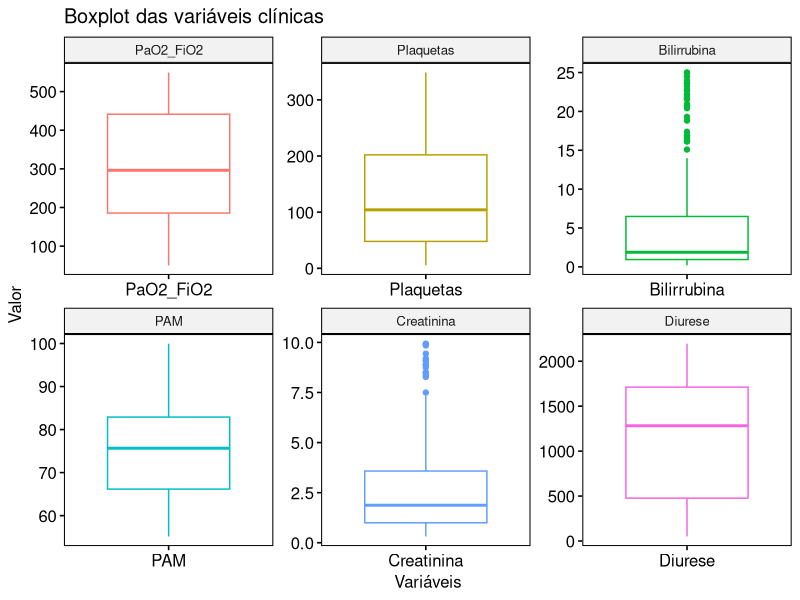
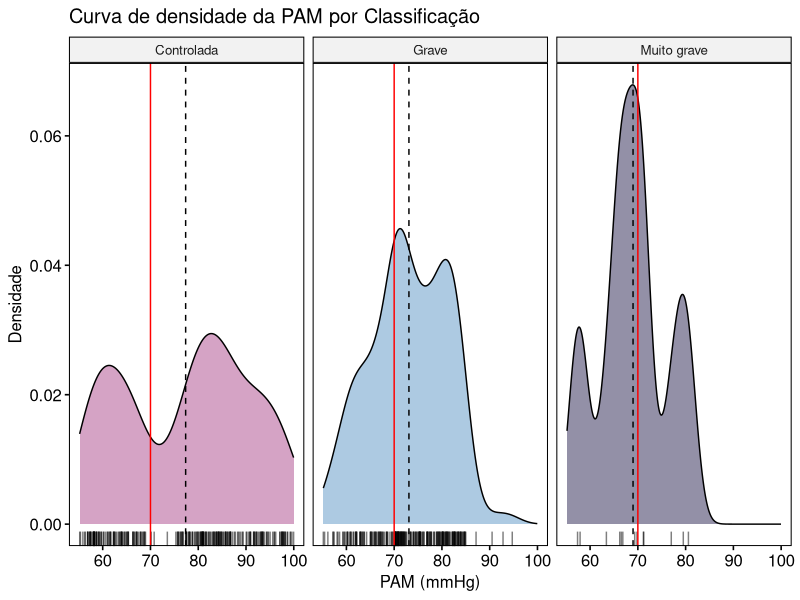
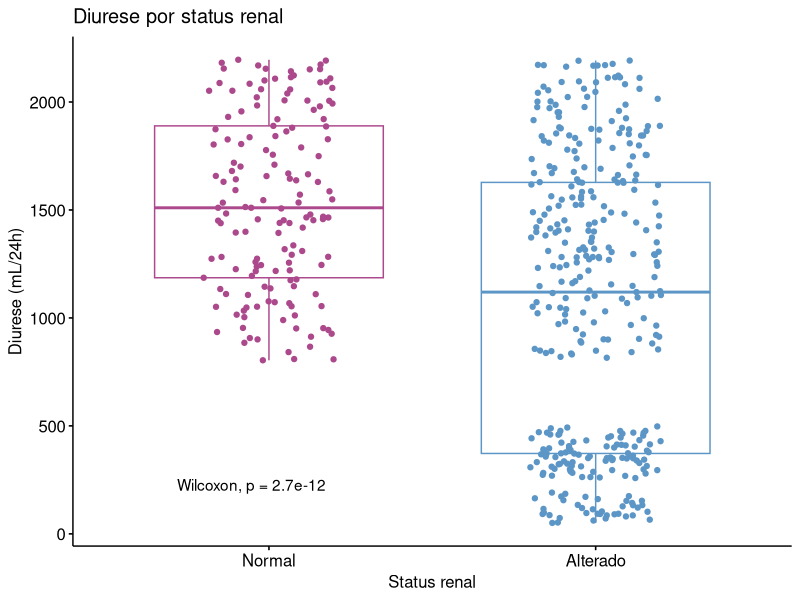
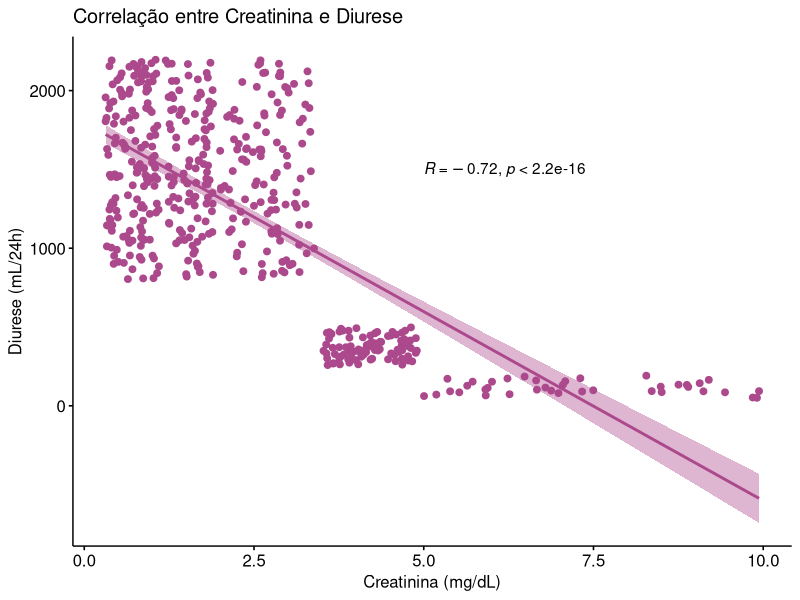
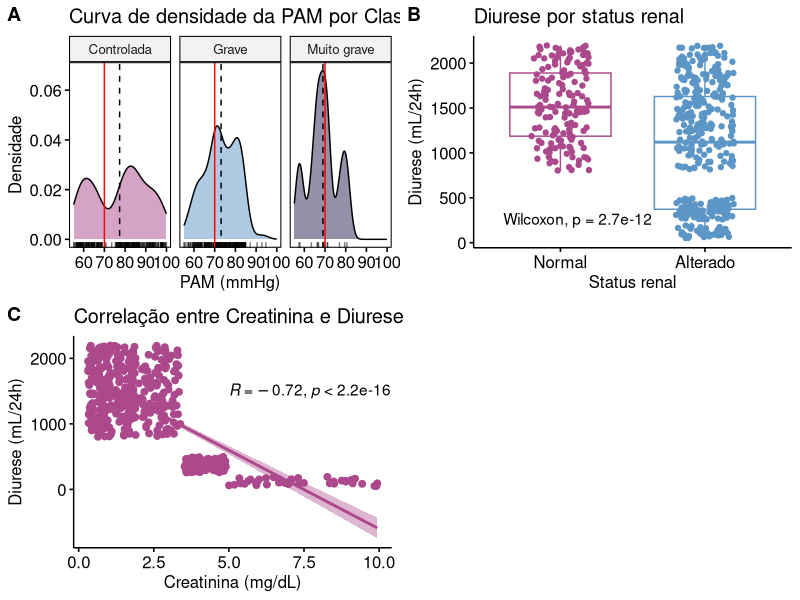

The R source for these figures, in order:
## ---- chunk 1
library(tidyverse)
library(ggpubr)

colors_sofa <- c("#AC498C", "#5C96C6", "#282250", "#4AC4DE", "#E8A5C8", "#F4EEF8")
## ---- chunk 2
df <- read.csv("data/SOFA_db.csv")
head(df)
## ---- chunk 3
str(df)
## ---- chunk 4
summary(df)
## ---- chunk 5
# quantidade de pacientes em cada classificação
table(df$Classificacao)
## ---- chunk 6
dados_longos <- df %>%
  pivot_longer(
    cols = c(PaO2_FiO2, Plaquetas, Bilirrubina, PAM, Creatinina, Diurese),
    names_to = "variavel",
    values_to = "valor"
  )

descritiva_total <- dados_longos %>%
  group_by(variavel) %>%
  summarize(
    media   = mean(valor),
    dp      = sd(valor),
    mediana = median(valor),
    iqr     = IQR(valor),
    minimo  = min(valor),
    maximo  = max(valor)
  )

descritiva_total
## ---- chunk 7
descritiva_classificacao <- dados_longos %>%
  group_by(variavel, Classificacao) %>%
  summarize(
    media   = mean(valor),
    dp      = sd(valor),
    mediana = median(valor),
    iqr     = IQR(valor),
    minimo  = min(valor),
    maximo  = max(valor)
  )

descritiva_classificacao
## ---- chunk 8
normalidade <- dados_longos %>%
  group_by(variavel) %>%
  summarize(
    media         = mean(valor),
    mediana       = median(valor),
    media_mediana = mean(valor) - median(valor),
    p_shapiro     = shapiro.test(valor)$p.value
  ) %>%
  mutate(normal = if_else(p_shapiro > 0.05, "Sim", "Não"))

normalidade
## ---- chunk 9
ggboxplot(dados_longos,
          x = "variavel",
          y = "valor",
          color = "variavel",
          facet.by = "variavel",
          scales = "free",
          title = "Boxplot das variáveis clínicas",
          xlab = "Variáveis",
          ylab = "Valor") +
  rremove("legend")
## ---- chunk 10
# Bilirrubina
limite_bili <- quantile(df$Bilirrubina, 0.75) + 1.5 * IQR(df$Bilirrubina)
limite_bili

outliers_bili <- df %>%
  filter(Bilirrubina > limite_bili) %>%
  select(ID, Classificacao, Bilirrubina)

outliers_bili
table(outliers_bili$Classificacao)
## ---- chunk 11
# Creatinina
limite_crea <- quantile(df$Creatinina, 0.75) + 1.5 * IQR(df$Creatinina)
limite_crea

outliers_crea <- df %>%
  filter(Creatinina > limite_crea) %>%
  select(ID, Classificacao, Creatinina)

outliers_crea
table(outliers_crea$Classificacao)
## ---- chunk 12
table(outliers_bili$Classificacao)
table(outliers_crea$Classificacao)
## ---- chunk 13
intersect(outliers_bili$ID, outliers_crea$ID)
## ---- chunk 14
df <- df %>%
  mutate(Status_Renal = if_else(Creatinina >= 1.2 | Diurese < 500, "Alterado", "Normal"))
## ---- chunk 15
num_alterado = sum(df$Status_Renal == "Alterado")
num_normal = sum(df$Status_Renal == "Normal")

num_alterado / 500
num_normal / 500
## ---- chunk 16
# Status renal dentro de cada classificação
table(df$Classificacao, df$Status_Renal)
## ---- chunk 17
p1 = ggdensity(df,
          x = "PAM",
          fill = "Classificacao",
          facet.by = "Classificacao",
          palette = colors_sofa,
          rug = T,
          add = "mean",
          title = "Curva de densidade da PAM por Classificação",
          xlab = "PAM (mmHg)",
          ylab = "Densidade",
          ) + rremove("legend") + geom_vline(xintercept = 70, color = "red")
p1
## ---- chunk 18
p2 = ggboxplot(df,
          x = "Status_Renal",
          y = "Diurese",
          color = "Status_Renal",
          palette = colors_sofa,
          add = "jitter",
          title = "Diurese por status renal",
          xlab = "Status renal",
          ylab = "Diurese (mL/24h)") +
  rremove("legend") + 
  stat_compare_means(method = "wilcox.test", label.y = 200, label.x = 0.81)

p2
## ---- chunk 19
tapply(df$Diurese, df$Status_Renal, median)

tapply(df$Diurese, df$Status_Renal, min)
## ---- chunk 20
p3 = ggscatter(df,
                x = "Creatinina",
                y = "Diurese",
                add = "reg.line",
                conf.int = TRUE,
                cor.coef = TRUE,
                cor.method = "pearson",
                cor.coef.coord = c(5, 1500),
                color = colors_sofa[1],
                title = "Correlação entre Creatinina e Diurese",
                xlab = "Creatinina (mg/dL)",
                ylab = "Diurese (mL/24h)")

p3
## ---- chunk 21
painel_final = ggarrange(p1, p2, p3,
                          labels = c("A", "B", "C"),
                          ncol = 2, nrow = 2)
painel_final
